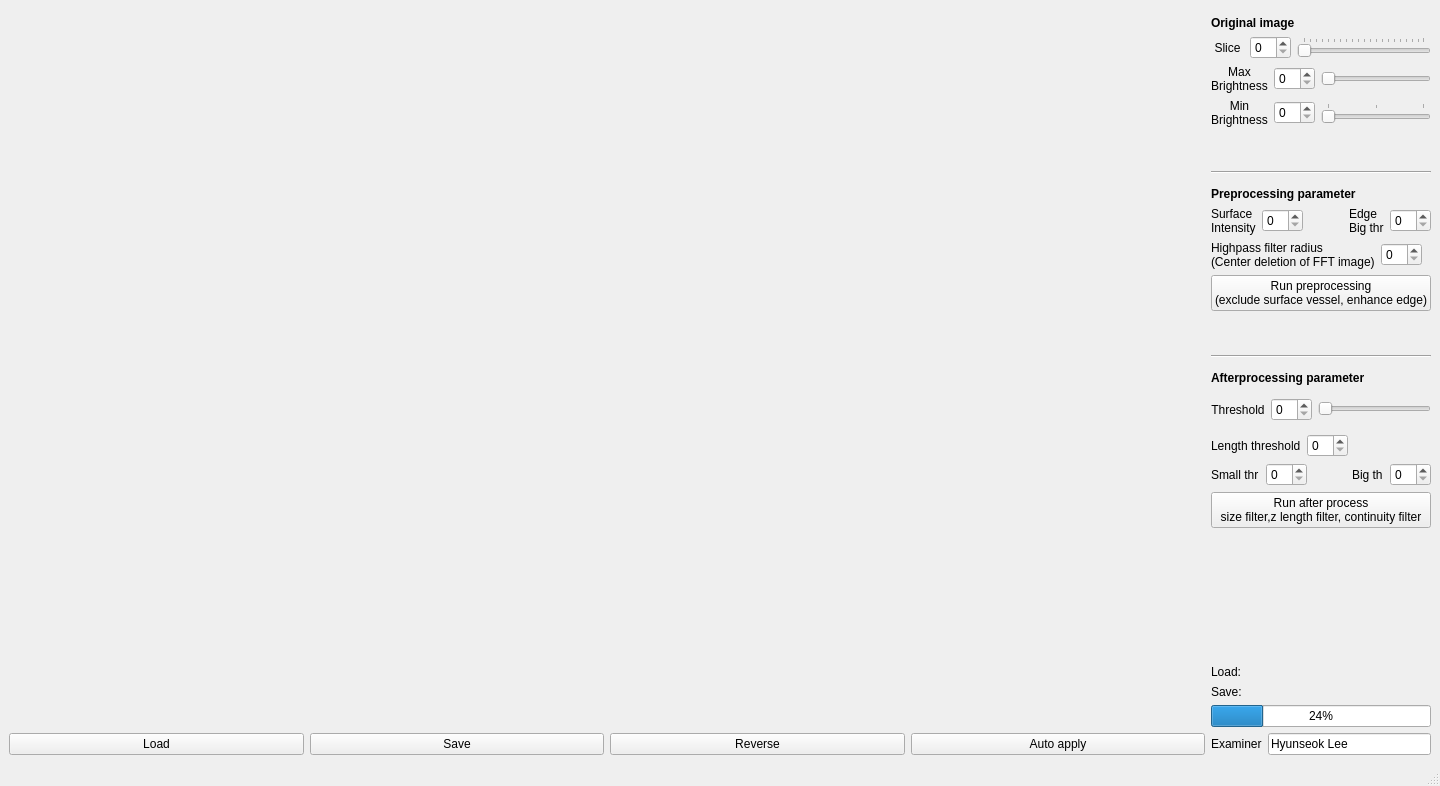
<?xml version="1.0" encoding="UTF-8"?>
<ui version="4.0">
 <class>MainWindow</class>
 <widget class="QMainWindow" name="MainWindow">
  <property name="geometry">
   <rect>
    <x>0</x>
    <y>0</y>
    <width>1440</width>
    <height>786</height>
   </rect>
  </property>
  <property name="sizePolicy">
   <sizepolicy hsizetype="Maximum" vsizetype="Preferred">
    <horstretch>0</horstretch>
    <verstretch>0</verstretch>
   </sizepolicy>
  </property>
  <property name="windowTitle">
   <string>MainWindow</string>
  </property>
  <widget class="QWidget" name="centralwidget">
   <property name="sizePolicy">
    <sizepolicy hsizetype="Preferred" vsizetype="Preferred">
     <horstretch>0</horstretch>
     <verstretch>0</verstretch>
    </sizepolicy>
   </property>
   <layout class="QHBoxLayout" name="horizontalLayout_9">
    <item>
     <layout class="QHBoxLayout" name="Entire" stretch="100000,1">
      <property name="sizeConstraint">
       <enum>QLayout::SetDefaultConstraint</enum>
      </property>
      <item>
       <layout class="QVBoxLayout" name="Viewer" stretch="1,0">
        <item>
         <widget class="QWidget" name="mpl_widget" native="true">
          <property name="cursor">
           <cursorShape>CrossCursor</cursorShape>
          </property>
          <property name="layoutDirection">
           <enum>Qt::LeftToRight</enum>
          </property>
         </widget>
        </item>
        <item>
         <layout class="QHBoxLayout" name="horizontalLayout">
          <item>
           <widget class="QPushButton" name="load_button">
            <property name="text">
             <string>Load</string>
            </property>
           </widget>
          </item>
          <item>
           <widget class="QPushButton" name="save_button">
            <property name="text">
             <string>Save</string>
            </property>
           </widget>
          </item>
          <item>
           <widget class="QPushButton" name="reverse_button">
            <property name="text">
             <string>Reverse</string>
            </property>
           </widget>
          </item>
          <item>
           <widget class="QPushButton" name="autoapply_button">
            <property name="text">
             <string>Auto apply</string>
            </property>
           </widget>
          </item>
         </layout>
        </item>
       </layout>
      </item>
      <item>
       <layout class="QVBoxLayout" name="control_layout" stretch="0,1,0,0,1,0,0,4,0,0,0,0">
        <item>
         <layout class="QVBoxLayout" name="original_image" stretch="0,1,1,1">
          <property name="topMargin">
           <number>7</number>
          </property>
          <property name="bottomMargin">
           <number>7</number>
          </property>
          <item>
           <widget class="QLabel" name="label_7">
            <property name="font">
             <font>
              <weight>75</weight>
              <bold>true</bold>
             </font>
            </property>
            <property name="text">
             <string>Original image</string>
            </property>
           </widget>
          </item>
          <item>
           <layout class="QHBoxLayout" name="sli_layout" stretch="0,1,20">
            <item>
             <widget class="QLabel" name="sli_label">
              <property name="sizePolicy">
               <sizepolicy hsizetype="Expanding" vsizetype="Preferred">
                <horstretch>5</horstretch>
                <verstretch>5</verstretch>
               </sizepolicy>
              </property>
              <property name="text">
               <string>Slice</string>
              </property>
              <property name="alignment">
               <set>Qt::AlignCenter</set>
              </property>
             </widget>
            </item>
            <item>
             <widget class="QSpinBox" name="sli_sbox">
              <property name="maximum">
               <number>99</number>
              </property>
             </widget>
            </item>
            <item>
             <widget class="QSlider" name="sli_slider">
              <property name="sizePolicy">
               <sizepolicy hsizetype="Fixed" vsizetype="Fixed">
                <horstretch>0</horstretch>
                <verstretch>0</verstretch>
               </sizepolicy>
              </property>
              <property name="maximumSize">
               <size>
                <width>300</width>
                <height>20</height>
               </size>
              </property>
              <property name="orientation">
               <enum>Qt::Horizontal</enum>
              </property>
              <property name="tickPosition">
               <enum>QSlider::TicksAbove</enum>
              </property>
              <property name="tickInterval">
               <number>5</number>
              </property>
             </widget>
            </item>
           </layout>
          </item>
          <item>
           <layout class="QHBoxLayout" name="maxbright_layout" stretch="0,1,40">
            <item>
             <widget class="QLabel" name="maxbright_label">
              <property name="sizePolicy">
               <sizepolicy hsizetype="Preferred" vsizetype="Preferred">
                <horstretch>5</horstretch>
                <verstretch>5</verstretch>
               </sizepolicy>
              </property>
              <property name="text">
               <string>Max
Brightness</string>
              </property>
              <property name="alignment">
               <set>Qt::AlignCenter</set>
              </property>
             </widget>
            </item>
            <item>
             <widget class="QSpinBox" name="maxbright_sbox">
              <property name="maximum">
               <number>99</number>
              </property>
             </widget>
            </item>
            <item>
             <widget class="QSlider" name="maxbright_slider">
              <property name="sizePolicy">
               <sizepolicy hsizetype="Fixed" vsizetype="Fixed">
                <horstretch>0</horstretch>
                <verstretch>0</verstretch>
               </sizepolicy>
              </property>
              <property name="maximumSize">
               <size>
                <width>300</width>
                <height>20</height>
               </size>
              </property>
              <property name="orientation">
               <enum>Qt::Horizontal</enum>
              </property>
             </widget>
            </item>
           </layout>
          </item>
          <item>
           <layout class="QHBoxLayout" name="minbright_layout" stretch="0,1,40">
            <item>
             <widget class="QLabel" name="minbright_label">
              <property name="sizePolicy">
               <sizepolicy hsizetype="Expanding" vsizetype="Preferred">
                <horstretch>5</horstretch>
                <verstretch>5</verstretch>
               </sizepolicy>
              </property>
              <property name="text">
               <string>Min
Brightness</string>
              </property>
              <property name="alignment">
               <set>Qt::AlignCenter</set>
              </property>
             </widget>
            </item>
            <item>
             <widget class="QSpinBox" name="minbright_sbox">
              <property name="maximum">
               <number>99</number>
              </property>
             </widget>
            </item>
            <item>
             <widget class="QSlider" name="minbright_slider">
              <property name="sizePolicy">
               <sizepolicy hsizetype="Fixed" vsizetype="Fixed">
                <horstretch>0</horstretch>
                <verstretch>0</verstretch>
               </sizepolicy>
              </property>
              <property name="maximumSize">
               <size>
                <width>300</width>
                <height>20</height>
               </size>
              </property>
              <property name="singleStep">
               <number>50</number>
              </property>
              <property name="orientation">
               <enum>Qt::Horizontal</enum>
              </property>
              <property name="tickPosition">
               <enum>QSlider::TicksAbove</enum>
              </property>
              <property name="tickInterval">
               <number>50</number>
              </property>
             </widget>
            </item>
           </layout>
          </item>
         </layout>
        </item>
        <item>
         <spacer name="verticalSpacer_2">
          <property name="orientation">
           <enum>Qt::Vertical</enum>
          </property>
          <property name="sizeHint" stdset="0">
           <size>
            <width>20</width>
            <height>40</height>
           </size>
          </property>
         </spacer>
        </item>
        <item>
         <widget class="Line" name="line_2">
          <property name="orientation">
           <enum>Qt::Horizontal</enum>
          </property>
         </widget>
        </item>
        <item>
         <layout class="QVBoxLayout" name="Preprocessing" stretch="0,1,1,4">
          <property name="topMargin">
           <number>7</number>
          </property>
          <property name="bottomMargin">
           <number>7</number>
          </property>
          <item>
           <widget class="QLabel" name="label_8">
            <property name="font">
             <font>
              <weight>75</weight>
              <bold>true</bold>
             </font>
            </property>
            <property name="text">
             <string>Preprocessing parameter</string>
            </property>
           </widget>
          </item>
          <item>
           <layout class="QHBoxLayout" name="horizontalLayout_2">
            <item>
             <widget class="QLabel" name="label">
              <property name="cursor">
               <cursorShape>SizeVerCursor</cursorShape>
              </property>
              <property name="acceptDrops">
               <bool>false</bool>
              </property>
              <property name="text">
               <string>Surface
Intensity</string>
              </property>
             </widget>
            </item>
            <item>
             <widget class="QSpinBox" name="surf_sbox"/>
            </item>
            <item>
             <spacer name="horizontalSpacer">
              <property name="orientation">
               <enum>Qt::Horizontal</enum>
              </property>
              <property name="sizeHint" stdset="0">
               <size>
                <width>40</width>
                <height>20</height>
               </size>
              </property>
             </spacer>
            </item>
            <item>
             <widget class="QLabel" name="surfbig_label">
              <property name="text">
               <string>Edge
Big thr</string>
              </property>
             </widget>
            </item>
            <item>
             <widget class="QSpinBox" name="surfbigthr_sbox"/>
            </item>
           </layout>
          </item>
          <item>
           <layout class="QHBoxLayout" name="horizontalLayout_3">
            <item>
             <widget class="QLabel" name="label_2">
              <property name="text">
               <string>Highpass filter radius
(Center deletion of FFT image)</string>
              </property>
             </widget>
            </item>
            <item>
             <widget class="QSpinBox" name="hpassradi_sbox"/>
            </item>
            <item>
             <spacer name="horizontalSpacer_4">
              <property name="orientation">
               <enum>Qt::Horizontal</enum>
              </property>
              <property name="sizeHint" stdset="0">
               <size>
                <width>40</width>
                <height>20</height>
               </size>
              </property>
             </spacer>
            </item>
           </layout>
          </item>
          <item>
           <widget class="QPushButton" name="preprocess_button">
            <property name="sizePolicy">
             <sizepolicy hsizetype="Minimum" vsizetype="Minimum">
              <horstretch>0</horstretch>
              <verstretch>0</verstretch>
             </sizepolicy>
            </property>
            <property name="mouseTracking">
             <bool>false</bool>
            </property>
            <property name="text">
             <string>Run preprocessing
(exclude surface vessel, enhance edge)</string>
            </property>
           </widget>
          </item>
         </layout>
        </item>
        <item>
         <spacer name="verticalSpacer">
          <property name="orientation">
           <enum>Qt::Vertical</enum>
          </property>
          <property name="sizeType">
           <enum>QSizePolicy::Expanding</enum>
          </property>
          <property name="sizeHint" stdset="0">
           <size>
            <width>20</width>
            <height>40</height>
           </size>
          </property>
         </spacer>
        </item>
        <item>
         <widget class="Line" name="line">
          <property name="orientation">
           <enum>Qt::Horizontal</enum>
          </property>
         </widget>
        </item>
        <item>
         <layout class="QVBoxLayout" name="verticalLayout" stretch="1,1,1,1,10">
          <property name="topMargin">
           <number>7</number>
          </property>
          <property name="bottomMargin">
           <number>7</number>
          </property>
          <item>
           <widget class="QLabel" name="label_9">
            <property name="font">
             <font>
              <weight>75</weight>
              <bold>true</bold>
             </font>
            </property>
            <property name="text">
             <string>Afterprocessing parameter</string>
            </property>
           </widget>
          </item>
          <item>
           <layout class="QHBoxLayout" name="horizontalLayout_5" stretch="0,1,100">
            <property name="topMargin">
             <number>7</number>
            </property>
            <property name="bottomMargin">
             <number>7</number>
            </property>
            <item>
             <widget class="QLabel" name="thr_label">
              <property name="sizePolicy">
               <sizepolicy hsizetype="Expanding" vsizetype="Preferred">
                <horstretch>5</horstretch>
                <verstretch>5</verstretch>
               </sizepolicy>
              </property>
              <property name="text">
               <string>Threshold</string>
              </property>
              <property name="alignment">
               <set>Qt::AlignCenter</set>
              </property>
             </widget>
            </item>
            <item>
             <widget class="QSpinBox" name="thr_sbox">
              <property name="maximum">
               <number>99</number>
              </property>
             </widget>
            </item>
            <item>
             <widget class="QSlider" name="thr_slider">
              <property name="sizePolicy">
               <sizepolicy hsizetype="Fixed" vsizetype="Fixed">
                <horstretch>0</horstretch>
                <verstretch>0</verstretch>
               </sizepolicy>
              </property>
              <property name="maximumSize">
               <size>
                <width>300</width>
                <height>20</height>
               </size>
              </property>
              <property name="orientation">
               <enum>Qt::Horizontal</enum>
              </property>
             </widget>
            </item>
           </layout>
          </item>
          <item>
           <layout class="QHBoxLayout" name="horizontalLayout_6">
            <item>
             <widget class="QLabel" name="len_label">
              <property name="text">
               <string>Length threshold</string>
              </property>
             </widget>
            </item>
            <item>
             <widget class="QSpinBox" name="len_sbox"/>
            </item>
            <item>
             <spacer name="horizontalSpacer_2">
              <property name="orientation">
               <enum>Qt::Horizontal</enum>
              </property>
              <property name="sizeHint" stdset="0">
               <size>
                <width>40</width>
                <height>20</height>
               </size>
              </property>
             </spacer>
            </item>
           </layout>
          </item>
          <item>
           <layout class="QHBoxLayout" name="horizontalLayout_7">
            <property name="spacing">
             <number>7</number>
            </property>
            <property name="topMargin">
             <number>0</number>
            </property>
            <item>
             <widget class="QLabel" name="small_label">
              <property name="text">
               <string>Small thr</string>
              </property>
             </widget>
            </item>
            <item>
             <widget class="QSpinBox" name="small_sbox"/>
            </item>
            <item>
             <spacer name="horizontalSpacer_3">
              <property name="orientation">
               <enum>Qt::Horizontal</enum>
              </property>
              <property name="sizeHint" stdset="0">
               <size>
                <width>40</width>
                <height>20</height>
               </size>
              </property>
             </spacer>
            </item>
            <item>
             <widget class="QLabel" name="big_label">
              <property name="text">
               <string>Big th</string>
              </property>
             </widget>
            </item>
            <item>
             <widget class="QSpinBox" name="big_sbox"/>
            </item>
           </layout>
          </item>
          <item>
           <widget class="QPushButton" name="afterprocess_button">
            <property name="text">
             <string>Run after process
size filter,z length filter, continuity filter</string>
            </property>
           </widget>
          </item>
         </layout>
        </item>
        <item>
         <spacer name="verticalSpacer_3">
          <property name="orientation">
           <enum>Qt::Vertical</enum>
          </property>
          <property name="sizeHint" stdset="0">
           <size>
            <width>20</width>
            <height>40</height>
           </size>
          </property>
         </spacer>
        </item>
        <item>
         <widget class="QLabel" name="load_label">
          <property name="text">
           <string>Load:</string>
          </property>
          <property name="wordWrap">
           <bool>true</bool>
          </property>
         </widget>
        </item>
        <item>
         <widget class="QLabel" name="save_label">
          <property name="text">
           <string>Save:</string>
          </property>
          <property name="wordWrap">
           <bool>true</bool>
          </property>
         </widget>
        </item>
        <item>
         <widget class="QProgressBar" name="progressBar">
          <property name="value">
           <number>24</number>
          </property>
          <property name="textVisible">
           <bool>true</bool>
          </property>
          <property name="invertedAppearance">
           <bool>false</bool>
          </property>
         </widget>
        </item>
        <item>
         <layout class="QHBoxLayout" name="horizontalLayout_8">
          <item>
           <widget class="QLabel" name="label_3">
            <property name="text">
             <string>Examiner</string>
            </property>
           </widget>
          </item>
          <item>
           <widget class="QLineEdit" name="examiner_name">
            <property name="text">
             <string>Hyunseok Lee</string>
            </property>
           </widget>
          </item>
         </layout>
        </item>
       </layout>
      </item>
     </layout>
    </item>
   </layout>
  </widget>
  <widget class="QMenuBar" name="menubar">
   <property name="geometry">
    <rect>
     <x>0</x>
     <y>0</y>
     <width>1440</width>
     <height>26</height>
    </rect>
   </property>
  </widget>
  <widget class="QStatusBar" name="statusbar"/>
 </widget>
 <resources/>
 <connections>
  <connection>
   <sender>sli_slider</sender>
   <signal>valueChanged(int)</signal>
   <receiver>sli_sbox</receiver>
   <slot>setValue(int)</slot>
   <hints>
    <hint type="sourcelabel">
     <x>1402</x>
     <y>69</y>
    </hint>
    <hint type="destinationlabel">
     <x>1264</x>
     <y>70</y>
    </hint>
   </hints>
  </connection>
  <connection>
   <sender>sli_sbox</sender>
   <signal>valueChanged(int)</signal>
   <receiver>sli_slider</receiver>
   <slot>setValue(int)</slot>
   <hints>
    <hint type="sourcelabel">
     <x>1264</x>
     <y>70</y>
    </hint>
    <hint type="destinationlabel">
     <x>1402</x>
     <y>69</y>
    </hint>
   </hints>
  </connection>
  <connection>
   <sender>thr_sbox</sender>
   <signal>valueChanged(int)</signal>
   <receiver>thr_slider</receiver>
   <slot>setValue(int)</slot>
   <hints>
    <hint type="sourcelabel">
     <x>1264</x>
     <y>120</y>
    </hint>
    <hint type="destinationlabel">
     <x>1402</x>
     <y>119</y>
    </hint>
   </hints>
  </connection>
  <connection>
   <sender>thr_slider</sender>
   <signal>valueChanged(int)</signal>
   <receiver>thr_sbox</receiver>
   <slot>setValue(int)</slot>
   <hints>
    <hint type="sourcelabel">
     <x>1402</x>
     <y>119</y>
    </hint>
    <hint type="destinationlabel">
     <x>1264</x>
     <y>120</y>
    </hint>
   </hints>
  </connection>
  <connection>
   <sender>maxbright_sbox</sender>
   <signal>valueChanged(int)</signal>
   <receiver>maxbright_slider</receiver>
   <slot>setValue(int)</slot>
   <hints>
    <hint type="sourcelabel">
     <x>1264</x>
     <y>169</y>
    </hint>
    <hint type="destinationlabel">
     <x>1402</x>
     <y>168</y>
    </hint>
   </hints>
  </connection>
  <connection>
   <sender>maxbright_slider</sender>
   <signal>valueChanged(int)</signal>
   <receiver>maxbright_sbox</receiver>
   <slot>setValue(int)</slot>
   <hints>
    <hint type="sourcelabel">
     <x>1402</x>
     <y>168</y>
    </hint>
    <hint type="destinationlabel">
     <x>1264</x>
     <y>169</y>
    </hint>
   </hints>
  </connection>
  <connection>
   <sender>minbright_slider</sender>
   <signal>valueChanged(int)</signal>
   <receiver>minbright_sbox</receiver>
   <slot>setValue(int)</slot>
   <hints>
    <hint type="sourcelabel">
     <x>1402</x>
     <y>218</y>
    </hint>
    <hint type="destinationlabel">
     <x>1264</x>
     <y>219</y>
    </hint>
   </hints>
  </connection>
  <connection>
   <sender>minbright_sbox</sender>
   <signal>valueChanged(int)</signal>
   <receiver>minbright_slider</receiver>
   <slot>setValue(int)</slot>
   <hints>
    <hint type="sourcelabel">
     <x>1248</x>
     <y>204</y>
    </hint>
    <hint type="destinationlabel">
     <x>1274</x>
     <y>206</y>
    </hint>
   </hints>
  </connection>
 </connections>
</ui>
